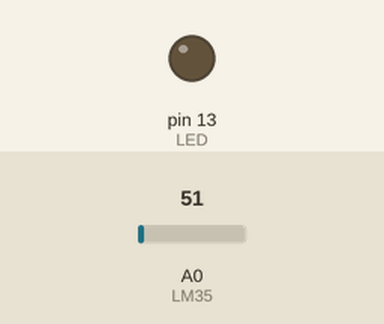
The sketch below on a simulated Arduino Uno, built with avr-gcc and run on an emulated ATmega328P. Shown: output pins drawn as LEDs (lit = HIGH). Inputs (shaded band) come from the test bench; at power-on: A0 (LM35) = 51.

Above: at 0.25 s.
At 0.6 s:
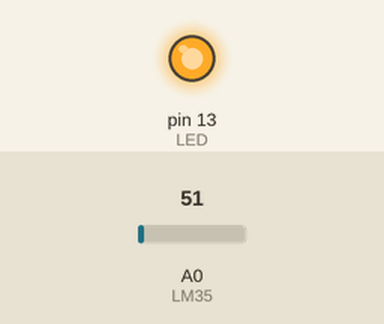
Timing chart, 0 to 2.1 s (numbered marks = the images above):
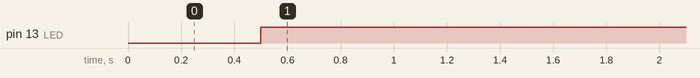

The sketch:

Assignment.ino
```cpp
//Macro Definitions
#define LM35 A0
#define LED  13

//Global Variable declaration
bool Toggle1 = 0, Toggle2=0;
float Tempr = 0.0;
unsigned int Timer1=0, Timer2=0;
const float Vref = 5.0;
const int Max_Adc_Counts = 1023, Conversion_Factor = 100, Event1_time = 500, Event2_time = 250;


//Timer0 Interrupt triggers every 1ms
ISR(TIMER0_COMPA_vect){//ISR started
  if (Tempr > 30) //Blink every 500ms
  {
    Timer1++;Timer2=0;
    if(Timer1 == Event1_time)
    {
      digitalWrite(LED,~Toggle1);
      Timer1=0;
    }
  }
  else// //Blink every 250ms
  {
    Timer2++;Timer1=0;
    if(Timer2 == Event2_time)
    {
      digitalWrite(LED,~Toggle2);
      Timer2=0;
    }
  }

}//End of ISR

//Start of Setuop()
void setup() {
  // put your setup code here, to run once:
  Serial.begin(9600);
  pinMode(LED, OUTPUT);

  cli();//stop interrupt

//set timer0 interrupt at 2kHz
  TCCR0A = 0;// set entire TCCR2A register to 0
  TCCR0B = 0;// same for TCCR2B
  TCNT0  = 0;//initialize counter value to 0
  // set compare match register for 1khz increments
  OCR0A = 249;// = (16*10^6) / (1000*64) - 1 (must be <256)
  // turn on CTC mode
  TCCR0A |= (1 << WGM01);
  // Set CS01 and CS00 bits for 64 prescaler
  TCCR0B |= (1 << CS01) | (1 << CS00);
  // enable timer compare interrupt
  TIMSK0 |= (1 << OCIE0A);

  sei();//allow interrupts

}//End of Setup()

//Start of Loop()
void loop() {
  // put your main code here, to run repeatedly:

    float Lmvalue = analogRead(LM35);//Read sensor data from LM35, 10Deg Cel. = 0.100 V
    float Vsense = (Lmvalue*Vref)/Max_Adc_Counts;//Convert ADC Counts into voltage   Voltage= (ADC counts * 5.0)/1023
    Tempr = Lmvalue * Conversion_Factor;//Convert voltage into Temp into Deg Cel.

}//End of Loop()

/*--------------FILE REVISION HISTORY-------------------------*
*------------DATE 23-11-2023----------------------------------*
*------------AUTHOR  SANKET S DARADE--------------------------*
*------------Initial LM35 and Timer Implementation------------*/
```

Measured:
- by itself, pin 13 (LED): LOW → HIGH at 0.50 s
